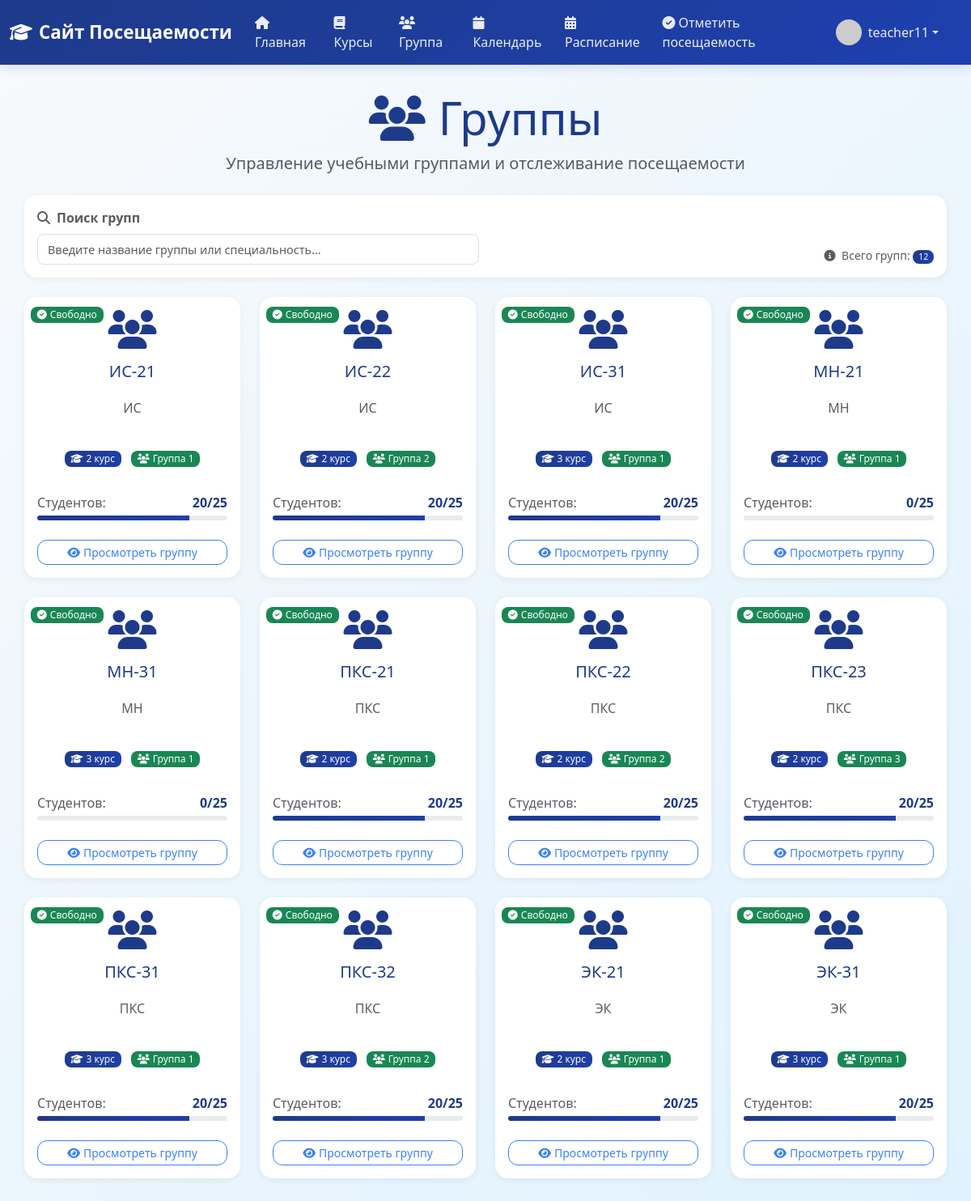
The app's page /group (signed in), older data.
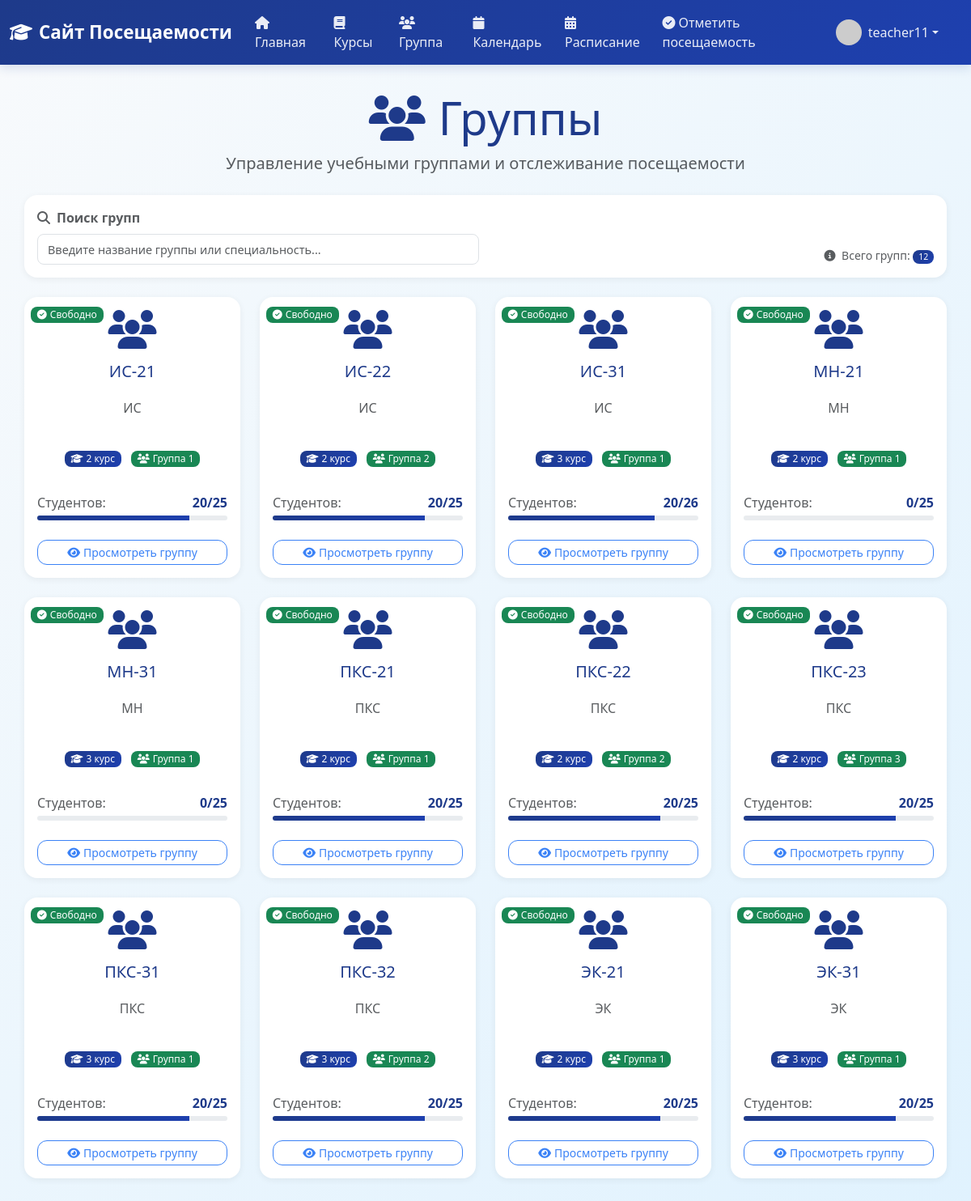
The same page, newer data.
### app/models.py (models this page shows, shortened)
class User(UserMixin, db.Model):
    id: so.Mapped[int] = so.mapped_column(primary_key=True)
    username: so.Mapped[str] = so.mapped_column(sa.String(64), index=True, unique=True)
    email: so.Mapped[str] = so.mapped_column(sa.String(120), index=True, unique=True)
    password_hash: so.Mapped[Optional[str]] = so.mapped_column(sa.String(256))
    role: so.Mapped[str] = so.mapped_column(sa.String(20), default='student')
    about_me: so.Mapped[Optional[str]] = so.mapped_column(sa.String(140))
    last_seen: so.Mapped[Optional[datetime]] = so.mapped_column(default=lambda: datetime.now(timezone.utc))
    sent_messages: so.Mapped[List['Message']] = so.relationship(
        'Message',
        foreign_keys='Message.sender_id',
        back_populates='sender'
    )
    received_messages: so.Mapped[List['Message']] = so.relationship(
        'Message',
        foreign_keys='Message.recipient_id',
        back_populates='recipient'
    )
    teaching_courses: so.Mapped[List['Course']] = so.relationship(
        secondary=teacher_course_association,
        back_populates='teachers',
        collection_class=list
    )
    enrolled_courses: so.Mapped[List['Course']] = so.relationship(
        secondary=student_course_association,
        back_populates='students',
        collection_class=list,
        lazy='joined'
    )
    favorite_courses: so.Mapped[List['Course']] = so.relationship(
        secondary=user_favorites_association,
        back_populates='favorited_by',
        collection_class=list
    )
    group: so.Mapped[Optional['Group']] = so.relationship(
        secondary=student_group_association,
        back_populates='students',
        uselist=False
    )
    attendance_records: so.WriteOnlyMapped['AttendanceRecord'] = so.relationship(
        back_populates='student',
        cascade="all, delete-orphan"
    )
    news_posts: so.Mapped[List['News']] = so.relationship(
        back_populates='author',
        cascade="all, delete-orphan"
    )
    def avatar(self, size: int) -> str:
        digest = md5(self.email.lower().encode('utf-8')).hexdigest()
        return f'https://www.gravatar.com/avatar/{digest}?d=identicon&s={size}'
    def is_admin(self) -> bool:
        return self.role == 'admin'

class Group(db.Model):
    id: so.Mapped[int] = so.mapped_column(primary_key=True)
    name: so.Mapped[str] = so.mapped_column(sa.String(20), unique=True, index=True)
    specialty: so.Mapped[str] = so.mapped_column(sa.String(50), nullable=False)
    course_year: so.Mapped[int] = so.mapped_column(sa.Integer, nullable=False)
    group_number: so.Mapped[int] = so.mapped_column(sa.Integer, nullable=False)
    max_students: so.Mapped[int] = so.mapped_column(sa.Integer, default=25)
    created_at: so.Mapped[datetime] = so.mapped_column(default=lambda: datetime.now(timezone.utc))
    students: so.Mapped[List['User']] = so.relationship(
        secondary=student_group_association,
        back_populates='group',
        collection_class=list
    )
    @property
    def current_students_count(self) -> int:
        return len(self.students)
    @property
    def is_full(self) -> bool:
        return self.current_students_count >= self.max_students
    @property
    def group_description(self) -> str:
        specialty_mapping = {
            "Программирование": "Программирование и компьютерные системы",
            "Информационные системы": "Информационные системы и технологии",
            "Веб-разработка": "Веб-разработка и цифровые решения",
            "Экономика": "Экономика и управление",
            "Математика": "Математика и информатика"
        }
        return specialty_mapping.get(self.specialty, self.specialty)

### app/routes.py (the view, shortened to what this page needs)
@app.route('/group')
@login_required
def group():
    page = request.args.get('page', 1, type=int)
    search = request.args.get('search', '')
    groups_query = sa.select(Group)
    groups_query = groups_query.order_by(Group.name)
    groups = db.session.execute(groups_query).scalars().unique().all()
    per_page = 16
    total_groups = len(groups)
    total_pages = (total_groups + per_page - 1) // per_page
    if page < 1:
        page = 1
    elif page > total_pages and total_pages > 0:
        page = total_pages
    start_idx = (page - 1) * per_page
    end_idx = start_idx + per_page
    groups_page = groups[start_idx:end_idx]
    next_url = url_for('group', page=page + 1, search=search) \
        if page < total_pages else None
    prev_url = url_for('group', page=page - 1, search=search) \
        if page > 1 else None
    return render_template('groups/group.html',
                         title='Группы',
                         groups=groups_page,
                         next_url=next_url,
                         prev_url=prev_url,
                         search=search)

### app/models.py (called while the page is built)
@login.user_loader
def load_user(id: int) -> Optional[User]:
    return db.session.get(User, id)

### app/templates/groups/group.html (shortened to what this page needs)
{% extends "base.html" %}
{% block content %}
<div class="container">
    <div class="text-center mb-4">
        <h1 class="display-4 text-primary">
            <i class="fas fa-users me-3"></i>Группы
        </h1>
        <p class="lead text-muted">Управление учебными группами и отслеживание посещаемости</p>
    </div>
    <div class="card border-0 shadow-sm mb-4">
        <div class="card-body py-3">
            <div class="row g-3 align-items-end">
                <div class="col-md-6">
                    <label for="groupSearch" class="form-label fw-semibold text-muted mb-2">
                        <i class="fas fa-search me-2"></i>Поиск групп
                    </label>
                    <div class="search-container position-relative">
                        <input type="text" class="form-control" id="groupSearch" placeholder="Введите название группы или специальность..." autocomplete="off">
                    </div>
                </div>
                <div class="col-md-6">
                    <div class="d-flex justify-content-end">
                        <div class="text-muted">
                            <small>
                                <i class="fas fa-info-circle me-1"></i>
                                Всего групп: <span class="badge bg-primary">{{ groups|length }}</span>
                            </small>
                        </div>
                    </div>
                </div>
            </div>
        </div>
    </div>
    <div id="groupsContainer">
        {% if groups %}
            <div class="row groups-container">
                {% for group in groups %}
                    <div class="col-md-6 col-lg-4 col-xl-3 mb-4" data-group-id="{{ group.id }}">
                        <div class="card h-100 border-0 shadow-sm group-card position-relative">
                            <div class="position-absolute top-0 start-0 m-2">
                                {% if group.is_full %}
                                    <span class="badge bg-danger">
                                        <i class="fas fa-exclamation-triangle me-1"></i>Полная
                                    </span>
                                {% else %}
                                    <span class="badge bg-success">
                                        <i class="fas fa-check-circle me-1"></i>Свободно
                                    </span>
                                {% endif %}
                            </div>
                            <div class="card-body text-center">
                                <div class="mb-3">
                                    <i class="fas fa-users fa-3x text-primary"></i>
                                </div>
                                <h5 class="card-title text-primary">{{ group.name }}</h5>
                                <div class="group-description mb-3">
                                    <p class="card-text text-muted">{{ group.group_description }}</p>
                                </div>
                                <div class="group-info mb-3">
                                    <div class="text-center">
                                        <span class="badge bg-primary me-2">
                                            <i class="fas fa-graduation-cap me-1"></i>{{ group.course_year }} курс
                                        </span>
                                        <span class="badge bg-success">
                                            <i class="fas fa-users me-1"></i>Группа {{ group.group_number }}
                                        </span>
                                    </div>
                                </div>
                                <div class="group-stats mb-3">
                                    <div class="d-flex justify-content-between align-items-center">
                                        <span class="text-muted">Студентов:</span>
                                        <span class="fw-bold text-primary">{{ group.current_students_count }}/{{ group.max_students }}</span>
                                    </div>
                                    <div class="progress mt-1" style="height: 6px;">
                                        <div class="progress-bar bg-primary"
                                             style="width: {{ (group.current_students_count / group.max_students * 100)|round(1) }}%">
                                        </div>
                                    </div>
                                </div>
                                <div class="d-grid gap-2">
                                    <a href="{{ url_for('view_group', group_id=group.id) }}"
                                       class="btn btn-outline-primary btn-sm">
                                        <i class="fas fa-eye me-1"></i>Просмотреть группу
                                    </a>
                                </div>
                            </div>
                        </div>
                    </div>
                {% endfor %}
            </div>
        {% endif %}
    </div>
</div>
{% endblock %}

### app/templates/base.html (shortened to what this page needs)
<!doctype html>
<html lang="ru">
  <head>
    <link href="https://cdn.jsdelivr.net/npm/bootstrap@5.3.0/dist/css/bootstrap.min.css" rel="stylesheet">
    <link href="https://cdnjs.cloudflare.com/ajax/libs/font-awesome/6.4.0/css/all.min.css" rel="stylesheet">
  </head>
  <body>
    {% if current_user.is_authenticated %}
    <nav class="navbar navbar-expand-lg navbar-dark mb-4">
      <div class="container-fluid">
        <a class="navbar-brand" href="{{ url_for('index') }}">
            <i class="fas fa-graduation-cap me-2"></i>Сайт Посещаемости
        </a>
        <div class="collapse navbar-collapse" id="navbarNav">
          <ul class="navbar-nav me-auto mb-2 mb-lg-0">
            <li class="nav-item">
              <a class="nav-link" href="{{ url_for('index') }}">
                  <i class="fas fa-home me-1"></i>Главная
              </a>
            </li>
            <li class="nav-item">
                <a class="nav-link" href="{{ url_for('courses') }}">
                    <i class="fas fa-book me-1"></i>Курсы
                </a>
              </li>
              <li class="nav-item">
                <a class="nav-link" href="{{ url_for('group') }}">
                    <i class="fas fa-users me-1"></i>Группа
                </a>
              </li>
              <li class="nav-item">
                <a class="nav-link" href="{{ url_for('calendar') }}">
                    <i class="fas fa-calendar me-1"></i>Календарь
                </a>
              </li>
              <li class="nav-item">
                <a class="nav-link" href="{{ url_for('schedule') }}">
                    <i class="fas fa-calendar-alt me-1"></i>Расписание
                </a>
              </li>
              {% if current_user.role == 'teacher' %}
              <li class="nav-item">
                <a class="nav-link" href="{{ url_for('mark_attendance') }}">
                    <i class="fas fa-check-circle me-1"></i>Отметить посещаемость
                </a>
              </li>
              {% endif %}
          </ul>
          <ul class="navbar-nav ms-auto">
            <li class="nav-item dropdown">
              <a class="nav-link dropdown-toggle d-flex align-items-center" href="#"
                 id="profileDropdown" role="button" data-bs-toggle="dropdown" aria-expanded="false">
                <img src="{{ current_user.avatar(32) }}" alt="Аватар"
                     class="rounded-circle me-2" style="width: 32px; height: 32px;">
                <span>{{ current_user.username }}</span>
              </a>
            </li>
          </ul>
        </div>
      </div>
    </nav>
    {% endif %}
    <div class="container">
        {% block content %}{% endblock %}
    </div>
  </body>
</html>

### app/templates/base.html (style rules this page uses)
:root { --primary-blue: #1e3a8a; --secondary-blue: #3b82f6; --light-blue: #dbeafe; --accent-blue: #60a5fa; --dark-blue: #1e40af; }
body { background: linear-gradient(135deg, #f8fafc 0%, #e0f2fe 100%); min-height: 100vh; font-family: 'Segoe UI', Tahoma, Geneva, Verdana, sans-serif; }
.navbar { background: linear-gradient(135deg, var(--primary-blue) 0%, var(--dark-blue) 100%) !important; box-shadow: 0 4px 12px rgba(30, 58, 138, 0.15); }
.navbar-brand { color: white !important; font-weight: 600; font-size: 1.4rem; }
.nav-link { color: rgba(255, 255, 255, 0.9) !important; transition: all 0.3s ease; border-radius: 8px; margin: 0 4px;e }
.container { background: transparent; border-radius: 0; box-shadow: none; padding: 0; margin-top: 2rem; margin-bottom: 2rem; }
h1, h2, h3 { color: var(--primary-blue); font-weight: 600; }
.card { border: none; border-radius: 16px; box-shadow: 0 4px 20px rgba(0, 0, 0, 0.08); transition: transform 0.3s ease, box-shadow 0.3s ease; }
.form-control { border-radius: 12px; border: 2px solid #e5e7eb; transition: all 0.3s ease; }
.btn { border-radius: 12px; font-weight: 500; transition: all 0.3s ease; }
.badge { border-radius: 8px; font-weight: 500; }
.form-label { font-weight: 500; color: var(--primary-blue); margin-bottom: 0.5rem; }
.text-primary { color: var(--primary-blue) !important; }
.bg-primary { background: linear-gradient(135deg, var(--primary-blue) 0%, var(--dark-blue) 100%) !important; }
.btn-outline-primary { border-color: var(--secondary-blue); color: var(--secondary-blue); transition: all 0.3s ease; }
.fas, .far, .fab { transition: transform 0.3s ease; }
.shadow-sm { box-shadow: 0 2px 8px rgba(0, 0, 0, 0.06) !important; }
.nav-item.dropdown { position: relative; margin-right: 1rem; }
.nav-item.dropdown .dropdown-toggle { white-space: nowrap; overflow: hidden; text-overflow: ellipsis; max-width: 200px; }

### app/templates/groups/group.html (style rules this page uses)
.group-card { transition: all 0.3s ease; height: 100%; }
.group-card .card-body { display: flex; flex-direction: column; height: 100%; }
.group-card .card-body .d-grid { margin-top: auto; }
.group-description { height: 50px; display: flex; align-items: center; justify-content: center; }
.group-info { height: 40px; display: flex; align-items: center; justify-content: center; }
.group-stats { height: 50px; display: flex; flex-direction: column; justify-content: center; }
.search-container { position: relative; z-index: 1000; }
.search-container .form-control { border: 1px solid #dee2e6; padding: 0.5rem 0.75rem; font-size: 0.9rem; background: #fff; box-shadow: none; border-radius: 0.5rem; height: 38px; transition: border-color 0.2s ease, box-shadow 0.2s ease; }

Row changes from the older to the newer data that the page shows:
changed Group "ИС-31": max_students "25" → "26"
